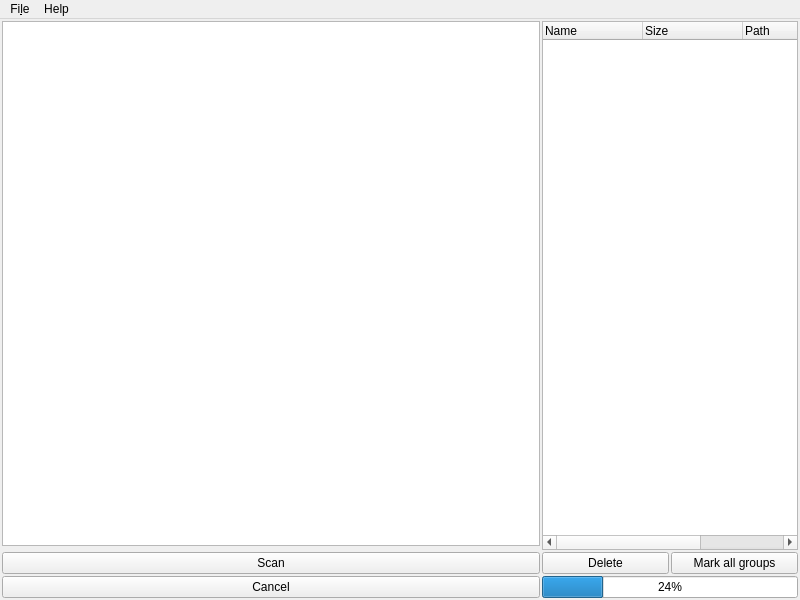
<?xml version="1.0" encoding="UTF-8"?>
<ui version="4.0">
 <class>MainWindow</class>
 <widget class="QMainWindow" name="MainWindow">
  <property name="geometry">
   <rect>
    <x>0</x>
    <y>0</y>
    <width>800</width>
    <height>600</height>
   </rect>
  </property>
  <property name="windowTitle">
   <string>MainWindow</string>
  </property>
  <widget class="QWidget" name="centralWidget">
   <property name="cursor">
    <cursorShape>ArrowCursor</cursorShape>
   </property>
   <property name="contextMenuPolicy">
    <enum>Qt::PreventContextMenu</enum>
   </property>
   <property name="layoutDirection">
    <enum>Qt::LeftToRight</enum>
   </property>
   <layout class="QGridLayout" name="gridLayout" columnstretch="0,0,0">
    <property name="sizeConstraint">
     <enum>QLayout::SetNoConstraint</enum>
    </property>
    <property name="leftMargin">
     <number>2</number>
    </property>
    <property name="topMargin">
     <number>2</number>
    </property>
    <property name="rightMargin">
     <number>2</number>
    </property>
    <property name="bottomMargin">
     <number>2</number>
    </property>
    <property name="spacing">
     <number>2</number>
    </property>
    <item row="0" column="0">
     <widget class="QTreeView" name="treeView">
      <property name="editTriggers">
       <set>QAbstractItemView::DoubleClicked|QAbstractItemView::EditKeyPressed</set>
      </property>
      <property name="selectionMode">
       <enum>QAbstractItemView::ExtendedSelection</enum>
      </property>
      <property name="textElideMode">
       <enum>Qt::ElideLeft</enum>
      </property>
      <property name="allColumnsShowFocus">
       <bool>true</bool>
      </property>
      <attribute name="headerStretchLastSection">
       <bool>true</bool>
      </attribute>
     </widget>
    </item>
    <item row="6" column="0">
     <widget class="QPushButton" name="cancelButton">
      <property name="text">
       <string>Cancel</string>
      </property>
     </widget>
    </item>
    <item row="4" column="0">
     <widget class="QPushButton" name="scanButton">
      <property name="text">
       <string>Scan</string>
      </property>
     </widget>
    </item>
    <item row="0" column="1" rowspan="3" colspan="2">
     <widget class="QTreeWidget" name="treeWidget">
      <property name="selectionMode">
       <enum>QAbstractItemView::ExtendedSelection</enum>
      </property>
      <attribute name="headerStretchLastSection">
       <bool>false</bool>
      </attribute>
      <column>
       <property name="text">
        <string notr="true">Name</string>
       </property>
      </column>
      <column>
       <property name="text">
        <string>Size</string>
       </property>
      </column>
      <column>
       <property name="text">
        <string>Path</string>
       </property>
      </column>
      <column>
       <property name="text">
        <string>id</string>
       </property>
      </column>
     </widget>
    </item>
    <item row="6" column="1" colspan="2">
     <widget class="QProgressBar" name="progressBar">
      <property name="value">
       <number>24</number>
      </property>
     </widget>
    </item>
    <item row="4" column="1">
     <widget class="QPushButton" name="deleteButton">
      <property name="text">
       <string>Delete</string>
      </property>
     </widget>
    </item>
    <item row="4" column="2">
     <widget class="QPushButton" name="markButton">
      <property name="text">
       <string>Mark all groups</string>
      </property>
     </widget>
    </item>
   </layout>
  </widget>
  <widget class="QMenuBar" name="menuBar">
   <property name="geometry">
    <rect>
     <x>0</x>
     <y>0</y>
     <width>800</width>
     <height>23</height>
    </rect>
   </property>
   <widget class="QMenu" name="menuFile">
    <property name="title">
     <string>Fi&amp;le</string>
    </property>
    <addaction name="separator"/>
    <addaction name="actionExit"/>
   </widget>
   <widget class="QMenu" name="menuHelp">
    <property name="title">
     <string>Help</string>
    </property>
    <addaction name="actionAbout"/>
   </widget>
   <addaction name="menuFile"/>
   <addaction name="menuHelp"/>
  </widget>
  <action name="actionExit">
   <property name="text">
    <string>&amp;Exit</string>
   </property>
  </action>
  <action name="actionAbout">
   <property name="text">
    <string>About</string>
   </property>
  </action>
 </widget>
 <layoutdefault spacing="6" margin="11"/>
 <resources/>
 <connections/>
</ui>
